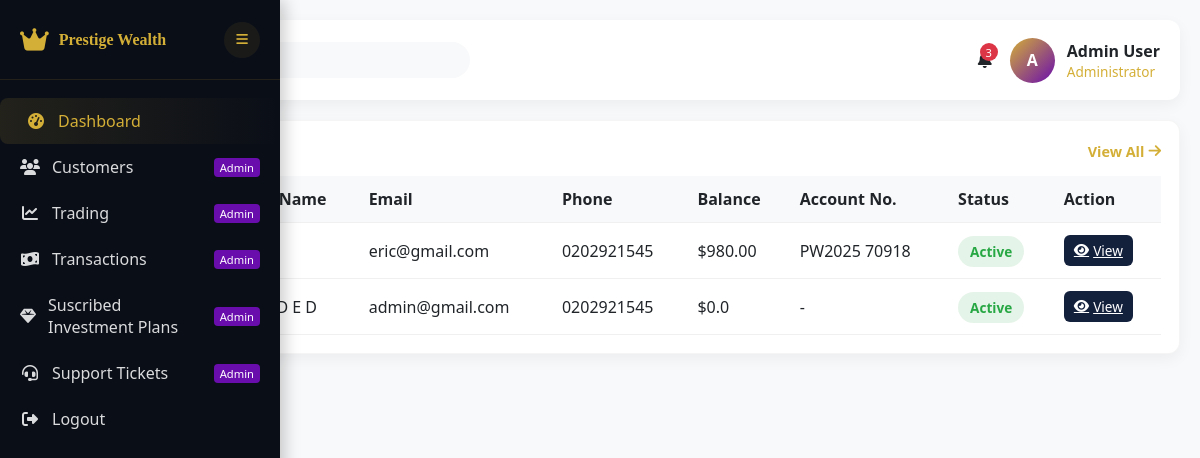
Screenshot of /customers/ (signed in) with the database file from the repository.
### accounts/models.py (models this page shows, shortened)
class User(AbstractBaseUser):
    username=models.CharField(max_length=100, null=True, blank=True)
    email = models.EmailField(unique=True)
    code = models.CharField(max_length=100, null=True, blank=True)
    is_active = models.BooleanField(default=True)
    date_joined = models.DateTimeField(verbose_name="date joined", auto_now_add=True)
    last_login = models.DateTimeField(verbose_name="last joined", auto_now=True)
    is_admin = models.BooleanField(default=False)
    is_staff = models.BooleanField(default=False)
    is_superuser = models.BooleanField(default=False)
    objects = MyAccountManager()
    USERNAME_FIELD = "email"
    REQUIRED_FIELDS = []
    class Meta:
        verbose_name_plural = "Users"
        ordering = ["-id"]

### trade/models/customers.py (models this page shows, shortened)
class Customer(BaseModel):
    agent = models.ForeignKey(
        User, on_delete=models.CASCADE, null=True, blank=True, related_name="chat_agent"
    )
    user = models.ForeignKey(User, on_delete=models.CASCADE)
    image = models.ImageField(null=True, blank=True)
    full_name = models.CharField(max_length=100)
    country_code = models.CharField(max_length=20, null=True, blank=True)
    phone_number = models.CharField(max_length=20, null=True, blank=True)
    referial_code = models.CharField(max_length=100, null=True, blank=True)
    is_active = models.BooleanField(default=True)

### trade/models/accounts.py (models this page shows, shortened)
class Account(BaseModel):
    customer = models.OneToOneField(Customer, on_delete=models.CASCADE, related_name='customer_accounts')
    balance = models.DecimalField(max_digits=11, decimal_places=2, default=0.00)
    account_number = models.CharField(max_length=20, editable=False,unique=True, default=gen_account())

### trade/views.py (the view)
# urls.py: path("customers/", customers, name="customers"),
@login_required
def customers(request):
    customers = Customer.objects.select_related("user").all()
    accounts = Account.objects.select_related("customer").all()
    customer_data = []
    for c in customers:
        account = accounts.filter(customer=c).first()
        customer_data.append(
            {
                "id": c.id,
                "username": c.user.username,
                "email": c.user.email,
                "full_name": c.full_name,
                "phone": c.phone_number,
                "joined": c.created_at,
                "balance": account.balance if account else 0.00,
                "account_number": account.account_number if account else None,
                "is_active": c.is_active,
            }
        )
    context = {
        "customers": customer_data,
    }
    return render(request, "agent/customers.html", context)

### templates/agent/customers.html (shortened to what this page needs)
{% extends 'agent/base.html' %}
{% load static %}
{% block content %}
<div class="main-content" id="mainContent">
  <header class="top-header">
    <div style="display:flex;align-items:center;gap:12px">
      <div class="search-box">
        <input placeholder="Search customers..." />
      </div>
    </div>
    <div class="user-menu">
      <div class="notification" id="notificationIcon">
        <span id="notifCount" class="notification-badge">3</span>
      </div>
      <div class="user-profile">
        <div class="user-avatar">A</div>
        <div style="display:flex;flex-direction:column;text-align:left">
          <div style="font-weight:700">Admin User</div>
          <div style="color:var(--primary-gold);font-size:.85rem">Administrator</div>
        </div>
      </div>
    </div>
  </header>
  <div class="data-container">
    <h3>
      <a href="#" class="view-all">View All <i class="fas fa-arrow-right"></i></a>
    </h3>
    <table class="table">
      <thead>
        <tr>
          <th>Username</th>
          <th>Full Name</th>
          <th>Email</th>
          <th>Phone</th>
          <th>Balance</th>
          <th>Account No.</th>
          <th>Status</th>
          <th>Action</th>
        </tr>
      </thead>
      <tbody>
        {% for c in customers %}
        <tr>
          <td>{{ c.username }}</td>
          <td>{{ c.full_name }}</td>
          <td>{{ c.email }}</td>
          <td>{{ c.phone|default:"N/A" }}</td>
          <td>${{ c.balance }}</td>
          <td>{{ c.account_number|default:"-" }}</td>
          <td>
            {% if c.is_active %}
              <span class="status-badge status-active">Active</span>
            {% else %}
              <span class="status-badge status-inactive">Inactive</span>
            {% endif %}
          </td>
          <td>
            <a href="{% url 'trade:customer_detail' c.id %}" class="btn-action btn-view">
              <i class="fas fa-eye"></i> View
            </a>
          </td>
        </tr>
        {% empty %}
        <tr>
          <td colspan="8" style="text-align:center;">No customers found</td>
        </tr>
        {% endfor %}
      </tbody>
    </table>
  </div>
</div>
{% endblock content %}

### templates/agent/base.html (style rules this page uses)
:root { --primary-dark:#0A0E17;--primary-gold:#D4AF37;--primary-blue:#14213D; --accent-purple:#6A0DAD;--light-bg:#F8F9FA;--white:#FFFFFF; --text-dark:#212529;--text-light:#6C757D;--success:#28a745;--danger:#dc3545; --warning:#ffc107;--info:#17a2b8;--sidebar-width:280px;--sidebar-collapsed:70px; --header-height:80px;--card-radius:12px;--transition:all .3s ease; }
* { box-sizing:border-box;margin:0;padding:0 }
body { font-family:'Segoe UI',Tahoma,Helvetica,Arial,sans-serif;background:var(--light-bg);color:var(--text-dark);min-height:100vh;overflow-x:hidden }
.main-content { flex:1;margin-left:var(--sidebar-width);transition:var(--transition);padding:20px;width:calc(100% - var(--sidebar-width)) }
.top-header { background:var(--white);height:var(--header-height);display:flex;align-items:center;justify-content:space-between;padding:0 20px;border-radius:var(--card-radius);box-shadow:0 5px 15px rgba(0,0,0,.05);margin-bottom:20px }
.search-box { display:flex;align-items:center;background:var(--light-bg);padding:10px 16px;border-radius:30px;width:360px }
.search-box input { border:none;background:transparent;outline:none;width:100% }
.user-menu { display:flex;align-items:center;gap:18px }
.notification { position:relative;cursor:pointer }
.notification-badge { position:absolute;top:-6px;right:-6px;background:var(--danger);color:var(--white);width:18px;height:18px;border-radius:50%;display:flex;align-items:center;justify-content:center;font-size:.7rem }
.user-profile { display:flex;align-items:center;gap:12px }
.user-avatar { width:45px;height:45px;border-radius:50%;background:linear-gradient(135deg,var(--primary-gold),var(--accent-purple));display:flex;align-items:center;justify-content:center;color:var(--white);font-weight:700 }
.data-container { background:var(--white);padding:18px;border-radius:var(--card-radius);box-shadow:0 5px 15px rgba(0,0,0,.05);margin-bottom:22px;border:1px solid rgba(0,0,0,.04);overflow:auto }
.data-container h3 { margin-bottom:12px;display:flex;align-items:center;justify-content:space-between }
.view-all { color:var(--primary-gold);font-size:0.9rem;text-decoration:none;display:flex;align-items:center;gap:4px }
.table { width:100%;border-collapse:collapse;min-width:600px }
.table th,.table td { padding:12px;border-bottom:1px solid rgba(0,0,0,.06);text-align:left }
.table th { background:var(--light-bg);font-weight:700;position:sticky;top:0 }
.table tr { cursor:pointer;transition:var(--transition) }
.status-badge { padding:6px 12px;border-radius:20px;font-weight:600;font-size:0.85rem }
.status-active { background:rgba(40,167,69,.12);color:var(--success) }
.btn-action { padding:6px 10px;border-radius:6px;border:none;cursor:pointer;font-size:0.85rem;display:inline-flex;align-items:center;gap:4px }
.btn-view { background:var(--primary-blue);color:#fff }
@media (max-width:1200px) { .main-content { margin-left:var(--sidebar-collapsed);width:calc(100% - var(--sidebar-collapsed)) } }

### rows the page displays
User: email "eric@gmail.com"
Customer: phone "0202921545"
Account: balance "980.00", account_number "PW2025 70918"
Customer: full_name "C O D E D", phone "0202921545"
User: email "admin@gmail.com"

### other values shown
{{ c.balance }} "0.0"
{{ c.account_number|default:"-" }} "-"
